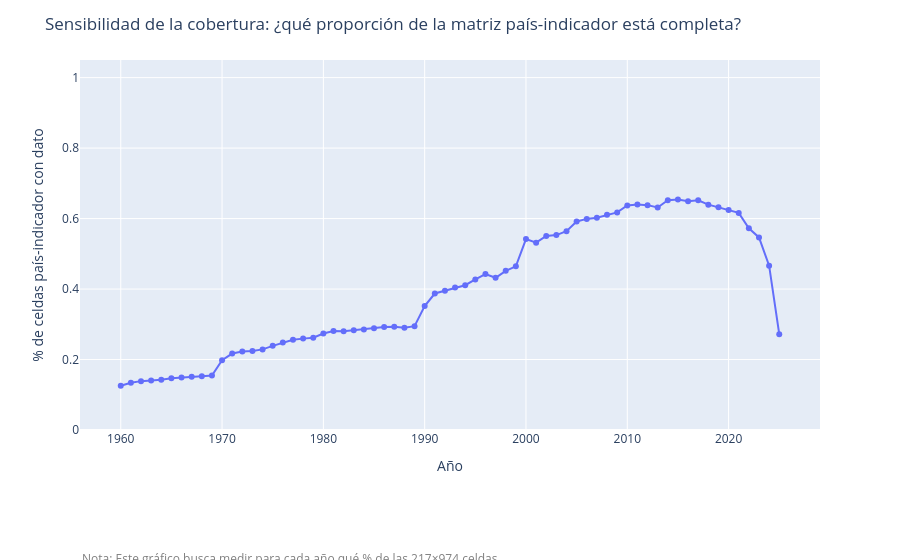

The cell this chart's notebook holds for it:
### Markdown cell above
## Gráfico: curva de cobertura agregada por año

### Code cell
n_anios_totales = wdi_long["Year"].nunique()
celdas_posibles_total = n_paises_total * n_indicadores_total

celdas_con_dato_anio = wdi_long.dropna(subset=["Value"]).groupby("Year").size()

df_anio_plot = disponibilidad_anio.reset_index().rename(columns={"index": "Year"})
df_anio_plot["densidad_datos"] = (
    df_anio_plot["Year"].map(celdas_con_dato_anio).fillna(0) / celdas_posibles_total
)

fig_densidad_anio = px.line(
    df_anio_plot,
    x="Year",
    y="densidad_datos",
    markers=True,
    labels={"densidad_datos": "% de celdas país-indicador con dato"},
)

fig_densidad_anio.update_layout(
    title="Sensibilidad de la cobertura: ¿qué proporción de la matriz país-indicador está completa?",
    xaxis_title="Año",
    yaxis_title="% de celdas país-indicador con dato",
    yaxis_range=[0, 1.05],
    margin=dict(b=130),
)

fig_densidad_anio.add_annotation(
    text=(
        "Nota: Este gráfico busca medir para cada año qué % de las 217×974 celdas<br>"
        "posibles país-indicador tienen realmente un valor. Es una medida de densidad, no de presencia binaria."
    ),
    xref="paper", yref="paper",
    x=0, y=-0.42,
    showarrow=False,
    font=dict(size=12, color="gray"),
    align="left",
)

figuras_reporte.append(("densidad_panel_por_anio", fig_densidad_anio))
fig_densidad_anio.show()

### Figure 1 — Plotly figure (JSON) as saved in the notebook; plotly's stock layout.template omitted (floating-point values rounded to 4 significant figures)
{"data": [{"hovertemplate": "Year=%{x}<br>% de celdas país-indicador con dato=%{y}<extra></extra>", "legendgroup": "", "line": {"color": "#636efa", "dash": "solid"}, "marker": {"symbol": "circle"}, "mode": "lines+markers", "name": "", "orientation": "v", "showlegend": false, "type": "scatter", "x": [1960, 1961, 1962, 1963, 1964, 1965, 1966, 1967, 1968, 1969, 1970, 1971, 1972, 1973, 1974, 1975, 1976, 1977, 1978, 1979, 1980, 1981, 1982, 1983, 1984, 1985, 1986, 1987, 1988, 1989, 1990, 1991, 1992, 1993, 1994, 1995, 1996, 1997, 1998, 1999, 2000, 2001, 2002, 2003, 2004, 2005, 2006, 2007, 2008, 2009, 2010, 2011, 2012, 2013, 2014, 2015, 2016, 2017, 2018, 2019, 2020, 2021, 2022, 2023, 2024, 2025], "xaxis": "x", "y": [0.1256, 0.1342, 0.1387, 0.1408, 0.1424, 0.1467, 0.1493, 0.1508, 0.1525, 0.1544, 0.1981, 0.217, 0.223, 0.2243, 0.2288, 0.2388, 0.2481, 0.2563, 0.2593, 0.2619, 0.2737, 0.2808, 0.2803, 0.2834, 0.2851, 0.2885, 0.2921, 0.2927, 0.29, 0.2946, 0.3518, 0.3874, 0.3951, 0.4042, 0.4108, 0.4273, 0.4427, 0.4319, 0.4518, 0.4644, 0.5417, 0.5317, 0.5509, 0.5532, 0.5643, 0.5918, 0.5991, 0.6023, 0.6106, 0.6174, 0.6373, 0.6396, 0.6381, 0.6316, 0.652, 0.6541, 0.6493, 0.6519, 0.6395, 0.6318, 0.6243, 0.6161, 0.5726, 0.5464, 0.4663, 0.272], "yaxis": "y"}], "layout": {"annotations": [{"align": "left", "font": {"color": "gray", "size": 12}, "showarrow": false, "text": "Nota: Este gráfico busca medir para cada año qué % de las 217×974 celdas<br>posibles país-indicador tienen realmente un valor. Es una medida de densidad, no de presencia binaria.", "x": 0, "xref": "paper", "y": -0.42, "yref": "paper"}], "legend": {"tracegroupgap": 0}, "margin": {"b": 130, "t": 60}, "title": {"text": "Sensibilidad de la cobertura: ¿qué proporción de la matriz país-indicador está completa?"}, "xaxis": {"anchor": "y", "domain": [0, 1], "title": {"text": "Año"}}, "yaxis": {"anchor": "x", "domain": [0, 1], "range": [0, 1.05], "title": {"text": "% de celdas país-indicador con dato"}}}}
